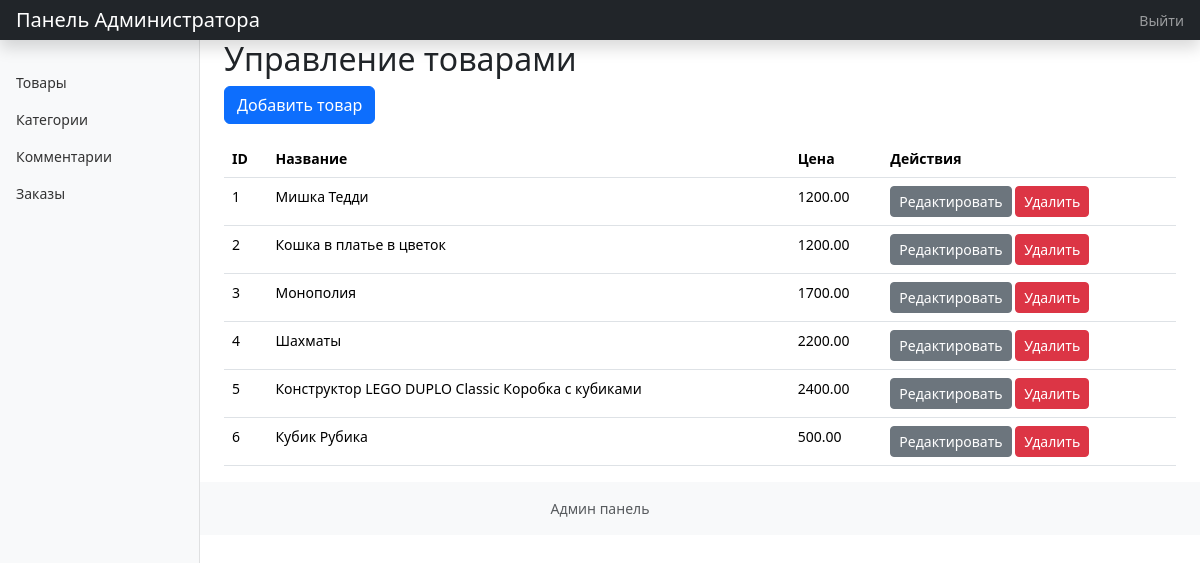
The page /admin_panel/products.php (signed in) on the database its author committed.
### tables this page shows
CREATE TABLE `Products` (
  `ProductId` int NOT NULL AUTO_INCREMENT,
  `CategoryId` int DEFAULT NULL,
  `ProductName` varchar(255) NOT NULL,
  `Price` decimal(10,2) NOT NULL,
  `Description` text,
  `Width` decimal(10,2) DEFAULT NULL,
  `Height` decimal(10,2) DEFAULT NULL,
  `Length` decimal(10,2) DEFAULT NULL,
  `img1` varchar(255) DEFAULT NULL,
  PRIMARY KEY (`ProductId`),
  KEY `CategoryId` (`CategoryId`),
  CONSTRAINT `Products_ibfk_1` FOREIGN KEY (`CategoryId`) REFERENCES `Categories` (`CategoryId`) ON DELETE CASCADE
);

### admin_panel/admin_functions.php (called while the page is built, shortened)
<?php
require_once '../include/db_connect.php';
function getAllProducts() {
    global $conn;
    $sql = "SELECT * FROM Products";
    $result = $conn->query($sql);
    return $result->fetch_all(MYSQLI_ASSOC);
}
?>

### admin_panel/products.php (the view, shortened to what this page needs)
<?php
require_once 'admin_functions.php';
?>
<!DOCTYPE html>
<html lang="ru">
<head>
   <link href="https://cdn.jsdelivr.net/npm/bootstrap@5.3.2/dist/css/bootstrap.min.css" rel="stylesheet">
    <link rel="stylesheet" href="style.css">
</head>
<body>
<?php include 'include/admin_header.php';?>
    <div class="container-fluid">
        <div class="row">
            <?php include 'include/admin_sidebar.php';?>
            <main class="col-md-9 ms-sm-auto col-lg-10 px-md-4">
                <h2>Управление товарами</h2>
               <a href="add_product.php" class="btn btn-primary mb-3">Добавить товар</a>
                <table class="table">
                    <thead>
                        <tr>
                            <th>ID</th>
                            <th>Название</th>
                            <th>Цена</th>
                            <th>Действия</th>
                        </tr>
                    </thead>
                    <tbody>
                        <?php
                        $products = getAllProducts();
                       if($products){
                            foreach ($products as $product) {
                            echo "<tr>";
                            echo "<td>" . htmlspecialchars($product['ProductId']) . "</td>";
                            echo "<td>" . htmlspecialchars($product['ProductName']) . "</td>";
                            echo "<td>" . htmlspecialchars($product['Price']) . "</td>";
                            echo "<td>";
                            echo "<a href='edit_product.php?id=" . htmlspecialchars($product['ProductId']) . "' class='btn btn-sm btn-secondary'>Редактировать</a> ";
                            echo "<a href='delete_product.php?id=" . htmlspecialchars($product['ProductId']) . "' class='btn btn-sm btn-danger'>Удалить</a>";
                            echo "</td>";
                            echo "</tr>";
                            }
                         }
                        ?>
                    </tbody>
                </table>
            </main>
        </div>
    </div>
     <?php include 'include/admin_footer.php';?>
</body>
</html>

### admin_panel/include/admin_header.php (shortened to what this page needs)
<header class="navbar navbar-dark sticky-top bg-dark flex-md-nowrap p-0 shadow">
    <a class="navbar-brand col-md-3 col-lg-2 me-0 px-3" href="index.php">Панель Администратора</a>
    <div class="navbar-nav ms-auto px-3">
      <div class="nav-item text-nowrap">
         <a class="nav-link" href="logout.php">Выйти</a>
      </div>
    </div>
</header>

### admin_panel/include/admin_sidebar.php (shortened to what this page needs)
<nav id="sidebarMenu" class="col-md-3 col-lg-2 d-md-block bg-light sidebar collapse">
                <div class="position-sticky pt-3">
                    <ul class="nav flex-column">
                    <a class="nav-link" href="products.php">
                                Товары
                            </a>
                        <li class="nav-item">
                            <a class="nav-link" href="categories.php">
                                Категории
                            </a>
                        </li>
                        <li class="nav-item">
                            <a class="nav-link" href="comments.php">
                                Комментарии
                            </a>
                        </li>
                        <li class="nav-item">
                            <a class="nav-link" href="orders.php">
                                Заказы
                            </a>
                        </li>
                    </ul>
                </div>
            </nav>

### admin_panel/include/admin_footer.php
<footer class="footer mt-auto py-3 bg-light">
    <div class="container text-center">
      <span class="text-muted">Админ панель</span>
    </div>
 </footer>

### admin_panel/style.css (style rules this page uses)
body { font-size: .875rem; }
.sidebar { position: fixed; top: 0; bottom: 0; left: 0; z-index: 100; padding: 48px 0 0; box-shadow: inset -1px 0 0 rgba(0, 0, 0, .1); }
.sidebar .nav-link { font-weight: 500; color: #333; }

### rows shown on the page
products: ProductId "1", ProductName "Мишка Тедди", Price "1200.00"
products: ProductId "2", ProductName "Кошка в платье в цветок", Price "1200.00"
products: ProductId "3", ProductName "Монополия", Price "1700.00"
products: ProductId "4", ProductName "Шахматы", Price "2200.00"
products: ProductId "5", ProductName "Конструктор LEGO DUPLO Classic Коробка с кубиками", Price "2400.00"
products: ProductId "6", ProductName "Кубик Рубика", Price "500.00"
